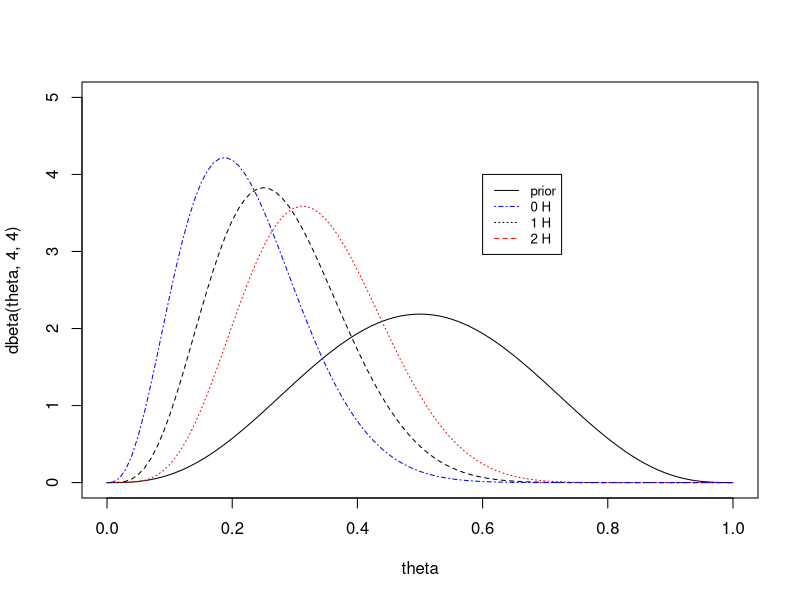
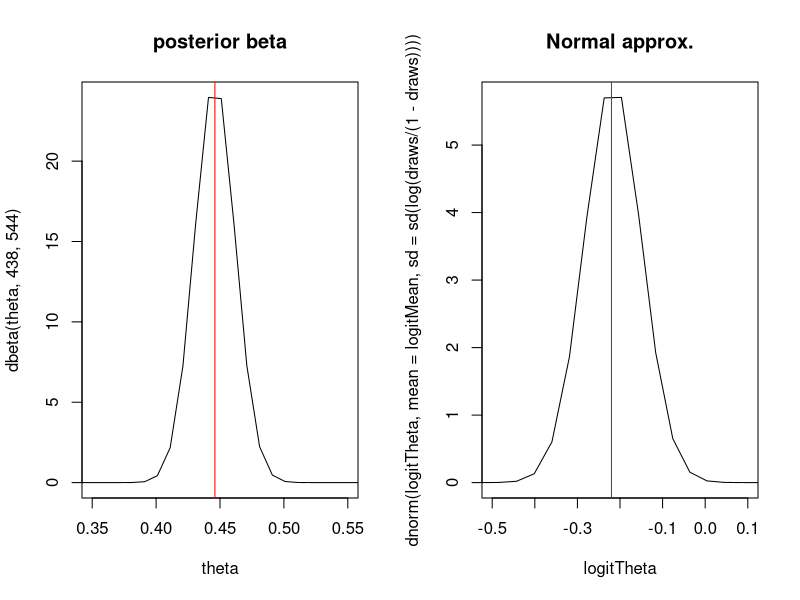
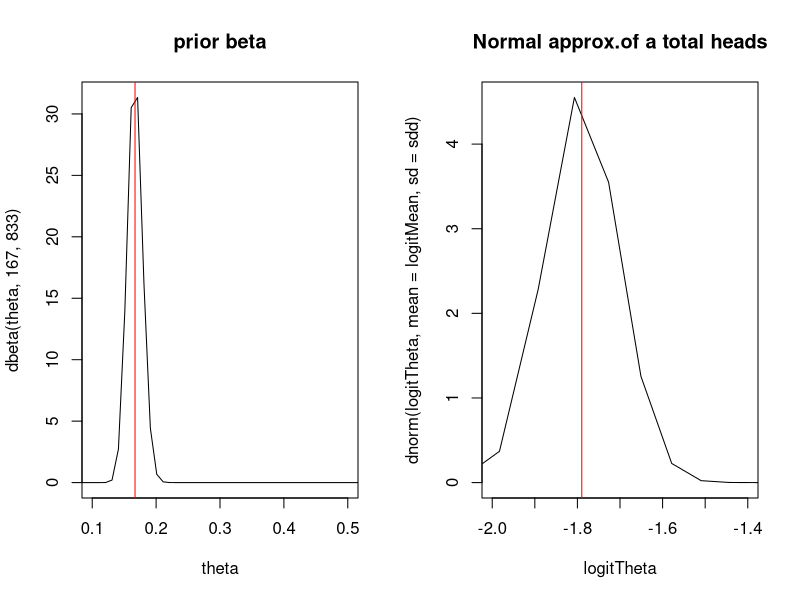
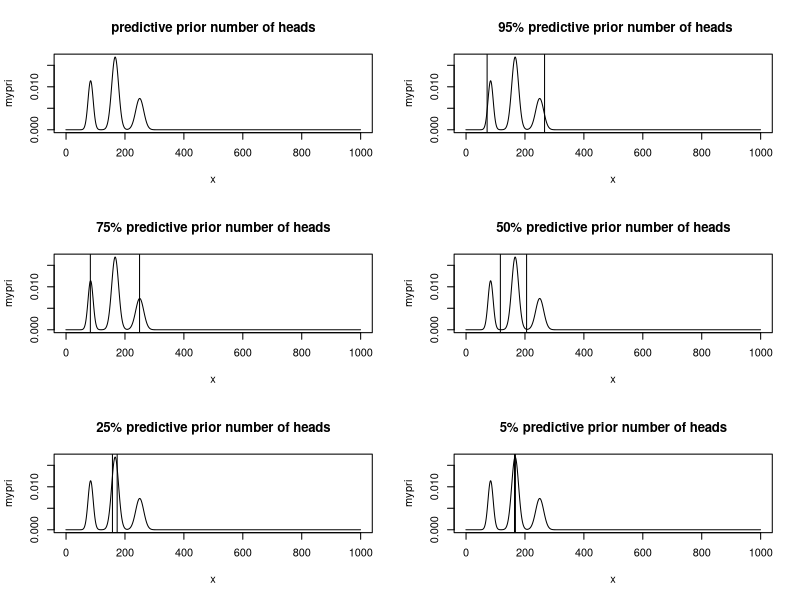
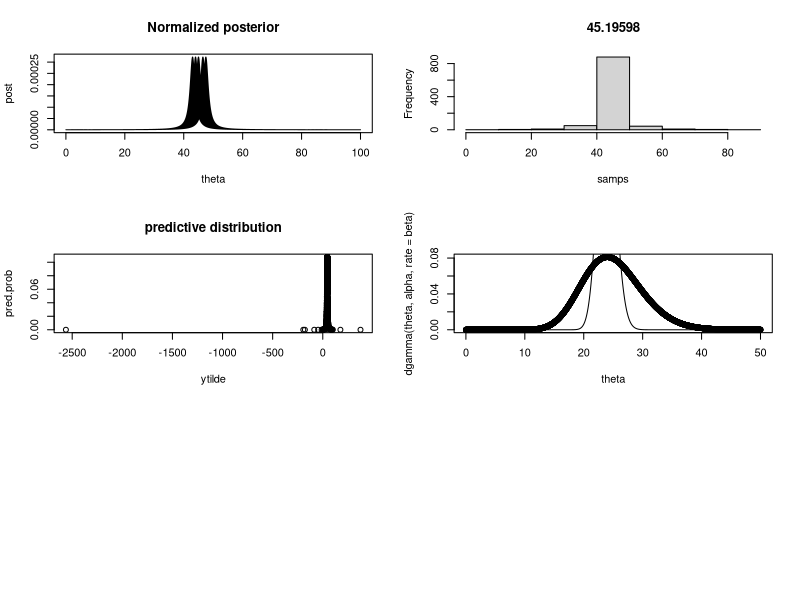

Reproduce these figures in R, in order. (Note: a time limit stopped this script after it produced the figures.)
## ---- chunk 1
 theta<-seq(from=0,to=1,by=0.01)

 plot(theta,dbeta(theta,4,4),type='l',ylim=c(0,5)) ## prior
 lines(theta,dbeta(theta,4+1,4+10-1),lty=2) ## 1 success
   lines(theta,dbeta(theta,4+2,4+10-2),lty=3,col='red') ## 2 succe
   lines(theta,dbeta(theta,4,4+10),lty=4,col='blue')  ## 0 successes
  legend(0.6, 4, 
         legend=c("prior", "0 H", "1 H", "2 H"),
       col=c("black","blue","black", "red"), lty=c(1,4,3,2), cex=0.8)
## ---- chunk 2
  theta<-seq(from=0.001,to=1,by=0.01)
  ## example births
   postMean <-function(alpha,beta,y,n){
     return( (alpha+y)/(alpha+beta+n))
   } 
   postVar<-function(alpha,beta,y,n){
     return( ((alpha+y)*(beta+n-y))/( (alpha+beta+n)^2*(alpha+beta+n+1)) )
   }
   sdnorm<-sqrt(postVar(438,544,0,0))
   logitMean<-log( postMean(438,544,0,0)/(1-postMean(438,544,0,0)))
   
  logitTheta<-log(theta/(1-theta))

  par(mfrow=c(1,2))
    plot(theta,dbeta(theta,438,544),type='l',xlim=c(0.35,0.55),main="posterior beta") ## prior
    abline(v=0.446,col='red')
  draws<-rbeta(1000,438,544)
  plot(logitTheta,dnorm(logitTheta,mean =logitMean, sd=sd(log(draws/(1-draws))) ),type='l', xlim=c(-0.5,0.1),main="Normal approx.") ## prior
    abline(v=-0.22,col='red')

## ---- chunk 3
  ## based on normal approximation sketch the distribution of y
  ## for normal we use the logit transform
  ## n = 1,000
  ## first lets construct a beta distribution.
  ## let the prior be beta(4,4) or even beta(1,1)
par(mfrow=c(1,2))

   plot(theta,dbeta(theta,167,833),type='l',xlim=c(0.1,0.5),main="prior beta") ## prior
  # plot(theta,dbeta(theta,1,5),type='l',xlim=c(0.1,0.5), main='prior beta') 
   abline(v=0.167,col='red') ## 
   #  qbeta(c(0.05,0.25,0.5,0.75,0.95),167,833)
    ## predictive on normal scale.
     draws<-rbeta(1000,167,833)
     logitMean<-log( 167/1000)
  sdd<-sd(log(draws/(1-draws)))

   
  plot(logitTheta,dnorm(logitTheta,mean =logitMean, sd=sdd ),type='l',main="Normal approx.of a total heads", xlim=c(-2,-1.4)) ## prior
    abline(v=logitMean,col='red')
    ### the number of heads.    
  message("prior predictive mean:" ,round( exp(logitMean)/(1+exp(logitMean)),2))

 qx<-(qnorm(c(0.05,0.25,0.5,0.75,0.95),mean =logitMean, sd=sdd ))
 ## this is the probability of landing 6 for theta
 exp(qx)/(1+exp(qx))
## wald 95% prior interval
c( exp(logitMean-1.96*sdd)/(1+exp(logitMean-1.96*sdd)),exp(logitMean+1.96*sdd)/(1+exp(logitMean+1.96*sdd)))
## ---- chunk 4
x<-seq(0,1000)-0.5 # continuity correction.
theta<-c(1/12,1/6,1/4)
n=1000
normLikelihood<-function(x,n,p){
  mean<-n*p
  varz<-n*p*(1-p)
  return(dnorm(x,mean=mean,sd=sqrt(varz)))
  
}
a<-dnorm(x,mean=n*theta[1],sd=sqrt(n*theta[1]*(1-theta[1]))  )
b<-dnorm(x,mean=n*theta[2],sd=sqrt(n*theta[2]*(1-theta[2]))  )
c<-dnorm(x,mean=n*theta[3],sd=sqrt(n*theta[3]*(1-theta[3]))  )


mypri<-a*0.25+b*0.5+c*0.25

sum(mypri) ## sums to 1 it is a distribution

 par(mfrow=c(3,2))
plot(x,mypri,type='l',main='predictive prior number of heads')



data<-data.frame(x=x,p=mypri)

## highest probability interval
# 95%

plot(x,mypri,type='l',main=' 95% predictive prior number of heads')
abline(v=max(data[which(cumsum(data$p)<0.025),1])
)
abline(v=max(data[which(1-cumsum(data$p)>0.025),1]))

plot(x,mypri,type='l',main='75% predictive prior number of heads')
abline(v=max(data[which(cumsum(data$p)<0.125),1]))
abline(v=max(data[which(1-cumsum(data$p)>0.125),1])
)

plot(x,mypri,type='l',main='50% predictive prior number of heads')
abline(v=max(data[which(cumsum(data$p)<0.25),1]))
abline(v=max(data[which(1-cumsum(data$p)>0.25),1])
)

plot(x,mypri,type='l',main='25% predictive prior number of heads')
abline(v=max(data[which(cumsum(data$p)<0.375),1]))
abline(v=max(data[which(1-cumsum(data$p)>0.375),1])
)

plot(x,mypri,type='l',main='5% predictive prior number of heads')
abline(v=max(data[which(cumsum(data$p)<0.475),1]))
abline(v=max(data[which(1-cumsum(data$p)>0.475),1])
)
## ---- chunk 5
mu_n<-function(mu0,ybar,n,tau02,sigma2){
  mun<- (mu0/tau02 + (ybar*n)/sigma2)/(1/tau02 + n/sigma2)
  return(mun)
}
taun2<-function(tau02,n,sigma2){
  inv.taun2<- 1/tau02 +n/sigma2
  return(1/inv.taun2)
}

ybar=150
sigma2=20^2
mu0=180
  tau02=40^2
  n=10

## posterior interval n=10
  #lower<-round(qnorm(0.025,mu_n(mu0,ybar,tau02,10,sigma2),sd=sqrt(taun2(tau02,10,sigma2))),2)
    upper<-round(qnorm(c(0.025,0.975),mu_n(mu0,ybar,tau02,10,sigma2),sd=sqrt(taun2(tau02,10,sigma2))),2)

message("posterior interval n=10: ",upper[1]," ",upper[2])

## posterior predictive interval
  upper2<-round(qnorm(c(0.025,0.975),mu_n(mu0,ybar,tau02,10,sigma2),sd=sqrt(taun2(tau02,10,sigma2)+sigma2) ),2)

message("posterior predictive interval n=10: ",upper2[1]," ",upper2[2])


 lower<-round(qnorm(0.025,mu_n(mu0,ybar,tau02,100,sigma2),sd=sqrt(taun2(tau02,100,sigma2))),2)
    upper<-round(qnorm(0.975,mu_n(mu0,ybar,tau02,100,sigma2),sd=sqrt(taun2(tau02,100,sigma2))),2)

message("posterior interval n=100: ",lower," ",upper)
 ## this approximately equals the limit
print("The asymptotic approximation")
 qnorm(c(0.025,0.975),mean=150, sigma2/100)
## posterior predictive interval
 lower2<-round(qnorm(0.025,mu_n(mu0,ybar,tau02,100,sigma2),sd=sqrt(taun2(tau02,100,sigma2)+sigma2) ),2)
    upper2<-round(qnorm(0.975,mu_n(mu0,ybar,tau02,100,sigma2),sd=sqrt(taun2(tau02,100,sigma2)+sigma2) ),2)

message("posterior predictive interval n=100: ",lower2," ",upper2)
## ---- chunk 6
 y= c(43,44,45,46.5,47.5)
 m=1000
theta<-seq(from=0,to=100000)/m
 ## p(theta | y) ~ p(y|theta)*p(theta)
 unnorm.post<-dcauchy(y,location=theta,scale=1)*dunif(theta,min=0,max=100) ## un norm post
 
 post<-unnorm.post/sum(unnorm.post)
 plot(theta,post,type='l',main='Normalized posterior')
## ---- chunk 7
  samps<-(sample(theta,1000,prob=post,replace=T))
  hist(samps,main=mean(samps))
  ##sample mean is close to the mean of the observed.

## ---- chunk 8
## predictive distribution ? ?? 
 # p(x | y) = int p(x|theta)*p(theta|y ) dtheta
## the posterior is p(theta|y) 
 # the likelihood p(x|theta)  ## we use the sampled thetas using the posterior
 ytilde<-rcauchy(1000,location=samps,scale=1) 
 ## probability of the samples 
 #prob_samp<-post[match(samps,theta)]
  summary(ytilde) ## we have a wide distribution of predictive values.
  
## for all predictive values,  find the total probability  
   ## int p(x|theta)*p(theta|y) d\theta  note that p(x|theta) is a function of theta, so we input hte theta grid.
 pred.prob<-sapply(ytilde,function(x) sum(dcauchy(x,location=theta,scale=1)*post))  
  
  plot(ytilde,pred.prob, main='predictive distribution')
  
  ## maximum predictive probability
  message('max pred. prob ', round(ytilde[which(pred.prob==max(pred.prob))],3))
## ---- chunk 9
# data entry
 year<-seq(1976,1985)
 fatal<-c(24,25,31,31,22,21,26,20,16,22)
 death<-c(734,516,754,877,814,362,764,809,223,1066)
 rate<-c(0.19,0.12,0.15,0.16,0.14,0.06,0.13,0.13,0.03,0.15)
 data<-data.frame(year=year,fatal=fatal,pass.deaths=death,death.rate=rate)
 
 ## gamma prior on theta>0
 theta=seq(from=0,to=50,by=.01)

 ## normal approximation to gamma
  ## Gamma(a,b) ,  mean = a/b,  var = a/b^2  ## where beta is the inverse-scale
   ## gamma(a,b) ~  N (a/b, sd= sqrt(a)/b)
 ## normal approx to Pois
   ## Pois(a) ,  mean =a, var= a
    ## Pois(a) ~ N(a,sd= sqrt(a))
 
 ## gamma prior of total count a-1,  in b observations 
 ## 
 ## we approximate a prior to have an average of 25 deaths across the decade.  the empirical mean is 23.8 ~ 24
 #  the beta parameter is set rate is set such that gamma(25,1) has quantiles  16.2, 35.7 which matches well the observed data.
   alpha= 25
   beta<- 1
   ## the mean rate given the data is 0.126, so we find the beta parameter to match the mean rate.
   n<-nrow(data)

   
  
 plot(theta,dgamma(theta,alpha,rate=beta),lty=2)
lines(theta,dgamma(theta,alpha+n*mean(fatal),rate=beta+n))
 ## credible interval of the posterior
 pois_credible<-qgamma(c(.025,0.975),alpha+n*mean(fatal),rate=beta+n)
 message("posterior gamma interval n=10: ",pois_credible[1]," ",pois_credible[2]) ## 

 post_pois<-dgamma(theta,alpha+n*mean(fatal),rate=beta+n)
  ## posterior mean is 21.9
 sum(theta*post_pois/sum(post_pois))
 
 
 # normal approximation
  mu_0<- alpha/beta  ## average of 12.6 fatal accidents
  tau2_0<- alpha/beta^2 ## 
  
  sigma2<-10^2  ## we assume we know the variance of the fatalities (empirical variance is 22.2) so we set it to 50 (large enough)
  
  
  mu_n<-function(mu0,ybar,n,tau02,sigma2){
  mun<- (mu0/tau02 + (ybar*n)/sigma2)/(1/tau02 + n/sigma2)
  return(mun)
}
taun2<-function(tau02,n,sigma2){
  inv.taun2<- 1/tau02 +n/sigma2
  return(1/inv.taun2)
}

ybar=mean(fatal)

 mn<-mu_n(mu_0,ybar,tau2_0,n,sigma2)
 tn<-taun2(tau2_0,n,sigma2)
## posterior interval n=10
  #lower<-round(qnorm(0.025,mu_n(mu0,ybar,tau02,10,sigma2),sd=sqrt(taun2(tau02,10,sigma2))),2)
  upper<-round(qnorm(c(0.025,0.975),mn,sd=sqrt(tn)),2)

message("posterior interval (normal approx) n=10: ",upper[1]," ",upper[2]) ## 
## the normal approximation is close to the gamma posterior!  woot.
  post_norm<-(dnorm(theta,mn,sqrt(tn))/sum(dnorm(theta,mn,sqrt(tn))))


#### check with simulations ?  check posterior with simulations  posterior mean/sd ?
post.draws<-sample(theta,size=1000,prob=post_pois,replace=T)
 message("the posterior mean is:",mean(post.draws)) ### posterior mean is arout 21.92




   ## check this with the grid approach in the Gamma framework.  
  theta_samps<-sample(theta,100000,prob=post_pois,replace=T)
   ytilde<-rpois(100000,lambda=theta_samps) 
 ## probability of the samples 
 #prob_samp<-post[match(samps,theta)]
  summary(ytilde) ## we have a wide distribution of predictive values.
  
## for all predictive values,  find the total probability  
   ## int p(x|theta)*p(theta|y) d\theta  note that p(x|theta) is a function of theta, so we input hte theta grid.
 pred.prob<-sapply(ytilde,function(x) sum(dpois(x,lambda = theta)*post_pois/sum(post_pois)))  
  
 plot(ytilde,pred.prob, main='predictive distribution for future 1986')
 abline(v=quantile(ytilde,c(0.025,0.975)),col='red')
 lines(theta,post_pois)
 quantile(ytilde,c(0.025,0.975))
## ---- chunk 10
 
  ## Predictive with normal

## using the normal approximation
## predictive interval must use a grid approach.
     pred<-round(qnorm(c(0.025,0.975),mn,sd=sqrt(tn+sigma2)),2)
  message("predictive interval n=10: ",pred[1]," ",pred[2])

  
   ## check this with the grid approach in the normal framework.  
  post_pred_norm<-(dnorm(theta,mn,sqrt(tn+sigma2))/sum(dnorm(theta,mn,sqrt(tn+sigma2))))
   ytilde_norm<-rnorm(100000,mean=mn,sd=sqrt(tn+sigma2)) 
 ## probability of the samples 
 #prob_samp<-post[match(samps,theta)]
  summary(ytilde_norm) ## we have a wide distribution of predictive values.
  
## for all predictive values,  find the total probability  
   ## int p(x|theta)*p(theta|y) d\theta  note that p(x|theta) is a function of theta, so we input hte theta grid.
 pred.prob_norm<-sapply(ytilde_norm,function(x) sum(dnorm(x,mn,sqrt(tn+sigma2))*post_pred_norm))  
  
 plot(ytilde_norm,pred.prob_norm, main='predictive distribution for future 1986')
 abline(v=quantile(ytilde_norm,c(0.025,0.975)),col='red')
 lines(theta,post_pred_norm)
 quantile(ytilde_norm,c(0.025,0.975))
 
 
 
## ---- chunk 11
 miles<-death/rate ## 100 million miles
# print("summary of miles driv")
#summary(miles)
 death_by_accident<-death/fatal
 
 ## fatal accident per 100,000 million miles driven
 acc_rate<-rate*(1/death_by_accident) ## fatal accidents by 100 million miles.
 
 # miles*acc_rate  ## number of fatal accidents.
 print("fatal accident rate summary")
   summary(acc_rate)
  ## crude rate 23.8 fatal accidents by 100 million miles driven.
  
## y ~ Pois( miles*theta)
  ##posterior
 theta=seq(from=0,to=0.1,by=.001)
  alpha= 5
   beta<- 1000  
   ## the mean is 0.005 and quantiles 0.002 and 0.01 which is close to the observed rates 
   #mean(acc_rate) ## fatal accidents per 100,000 million miles driven
   print("prior 95% quantiles: ")
   qgamma(c(0.025,0.975),alpha,rate=beta)
   ## the mean rate given the data is 0.126, so we find the beta parameter to match the mean rate.
   n<-nrow(data)
   
     
  
 plot(theta,dgamma(theta,alpha,rate=beta),lty=2, xlab='fatal accident rate per 100 million miles')
lines(theta,dgamma(theta,alpha+sum(fatal),rate=beta+sum(miles)),col='red')
 ## credible interval of the posterior
 pois_credible<-qgamma(c(.025,0.975),alpha+sum(fatal),rate=beta+sum(miles))
 message("posterior gamma interval n=10: ",round(pois_credible[1],3)," ",round(pois_credible[2],3)) ## 

 
  post_pois<-dgamma(theta,alpha+sum(fatal),rate=beta+sum(miles))

  post.draws<-sample(theta,size=1000,prob=post_pois,replace=T)
   message('posterior mean is: ', mean(post.draws)) ### posterior mean is arout 21.92



   ## check this with the grid approach in the Gamma framework.  
  theta_samps<-sample(theta,100000,prob=post_pois,replace=T)
   ytilde<-rpois(100000,lambda=theta_samps) 
   
 message(" 8,000 per 100 million miles flown has fatality rate: ", mean(ytilde)*8000)
 message("5716 per 100 million miles flown has fatality rate: ", mean(ytilde)*mean(miles))


## ---- chunk 12

 theta=seq(from=200,to=1500,by=.1)

 ## normal approximation to gamma
  ## Gamma(a,b) ,  mean = a/b,  var = a/b^2  ## where beta is the inverse-scale
   ## gamma(a,b) ~  N (a/b, sd= sqrt(a)/b)
 ## normal approx to Pois
   ## Pois(a) ,  mean =a, var= a
    ## Pois(a) ~ N(a,sd= sqrt(a))
 
 ## gamma prior of total count a-1,  in b observations 
 ## 
 ## we approximate a prior to have an average of 600 passenger deaths across the decade.  the empirical mean is 691 
 #  the beta parameter is set rate is set such that   404, 832 which matches well the observed data.
   alpha= 8
   beta<- 0.011
   ## the pr
   n<-nrow(data)

   
  
 plot(theta,dgamma(theta,alpha,rate=beta),lty=2)
lines(theta,dgamma(theta,alpha+n*mean(death),rate=beta+n))
 ## credible interval of the posterior
 pois_credible<-qgamma(c(.025,0.975),alpha+n*mean(death),rate=beta+n)
 message("posterior gamma interval n=10: ",pois_credible[1]," ",pois_credible[2]) ## 

 post_pois<-dgamma(theta,alpha+n*mean(death),rate=beta+n)
  ## posterior mean is 21.9
 sum(theta*post_pois/sum(post_pois))
 
 
 
  ## check this with the grid approach in the Gamma framework.  
  theta_samps<-sample(theta,1000,prob=post_pois,replace=T)
   ytilde<-rpois(1000,lambda=theta_samps) 
 ## probability of the samples 
 #prob_samp<-post[match(samps,theta)]
  summary(ytilde) ## we have a wide distribution of predictive values.
  
## for all predictive values,  find the total probability  
   ## int p(x|theta)*p(theta|y) d\theta  note that p(x|theta) is a function of theta, so we input hte theta grid.
 pred.prob<-sapply(ytilde,function(x) sum(dpois(x,lambda = theta)*post_pois/sum(post_pois)))  
  
 plot(ytilde,pred.prob, main='predictive distribution for future 1986')
 abline(v=quantile(ytilde,c(0.025,0.975)),col='red')
 lines(theta,post_pois)
 quantile(ytilde,c(0.025,0.975))
